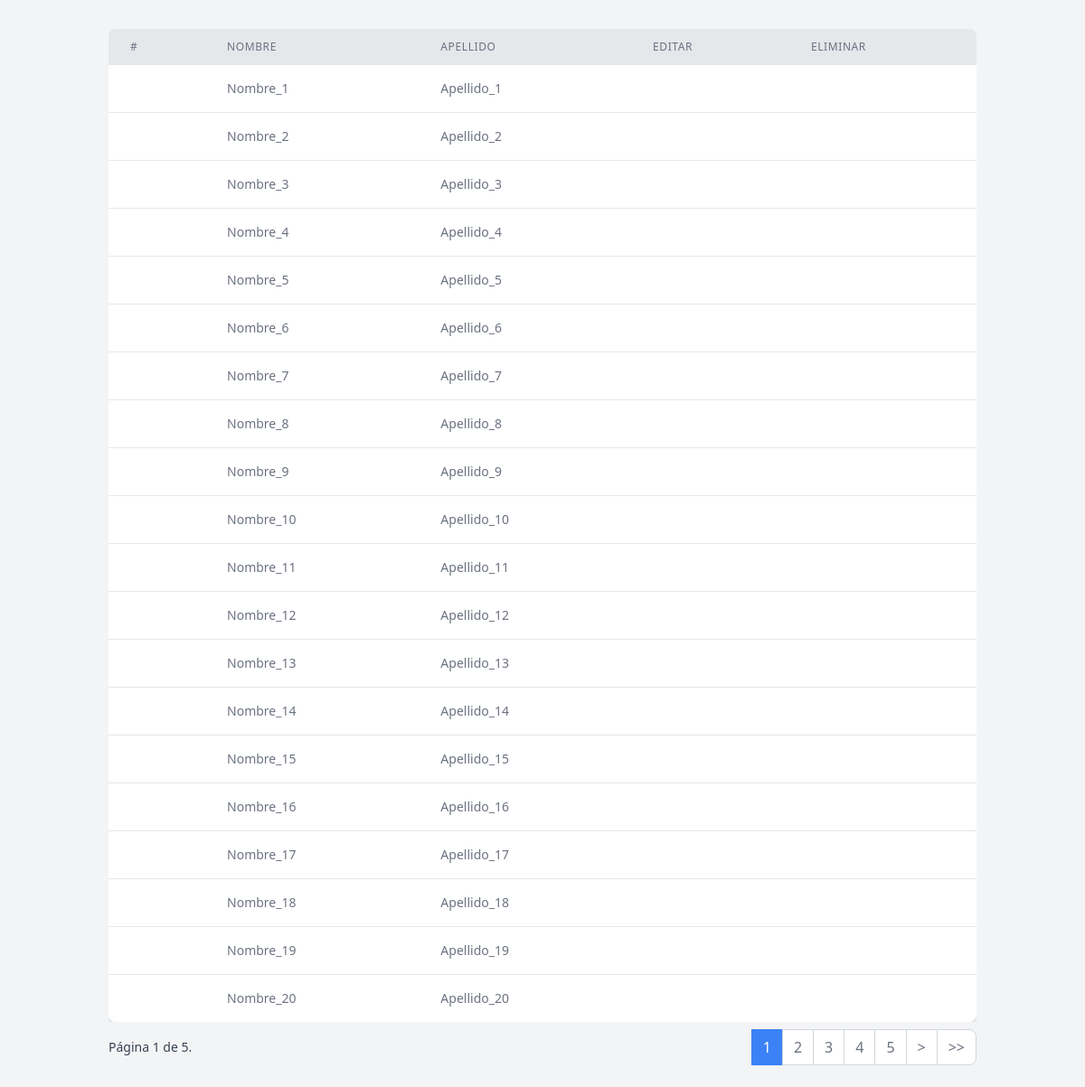
Screenshot of /pacientes_tw/ with the database file from the repository.
### main/models.py (models this page shows, shortened)
class Paciente(models.Model):
    SEXO_CHOICES = [
        ("h", "Hombre"),
        ("m", "Mujer"),
        ("f", "Femenino"),
    ]
    id = models.AutoField(primary_key=True)
    idtipodoc = models.ForeignKey(TipoDocumento, on_delete=models.CASCADE)  # type: ignore
    mail = models.EmailField(max_length=254, blank=True, null=True)
    plan = models.CharField(max_length=100, blank=True, null=True)
    sexo = models.CharField(max_length=1, choices=SEXO_CHOICES)
    debaja = models.BooleanField(default=False)
    nombre = models.CharField(max_length=100)
    numdoc = models.CharField(max_length=20)
    celular = models.CharField(max_length=20, blank=True, null=True)
    afiliado = models.CharField(max_length=20, blank=True, null=True)
    apellido = models.CharField(max_length=100)
    fechanac = models.DateField(blank=True, null=True)
    telefono = models.CharField(max_length=20, blank=True, null=True)
    direccion = models.CharField(max_length=255, blank=True, null=True)
    fechaalta = models.DateField()
    localidad = models.CharField(max_length=100)
    profesion = models.CharField(max_length=100, blank=True, null=True)
    referente = models.CharField(max_length=100, blank=True, null=True)
    obrasocial = models.CharField(max_length=100, blank=True, null=True)

### main/views.py (the view)
# urls.py: path('pacientes_tw/', views.PacienteListViewTw.as_view(), name='pacientes_list_tailwind'),
class PacienteListViewTw(ListView):
    model = Paciente
    template_name = 'pacientes_list_tw.html'
    context_object_name = 'pacientes'
    paginate_by = 20  # Número de pacientes por páginas

### main/templates/pacientes_list_tw.html (shortened to what this page needs)
<!DOCTYPE html>
<html lang="en">
<head>
    <link href="https://cdn.jsdelivr.net/npm/tailwindcss@2.2.19/dist/tailwind.min.css" rel="stylesheet">
</head>
<body class="bg-gray-100">
    <div class="container mx-auto p-8">
        <div class="overflow-x-auto">
            <table class="min-w-full table-auto bg-white shadow-md rounded-lg overflow-hidden">
                <thead class="bg-gray-200">
                    <tr>
                        <th class="px-6 py-3 text-left text-xs font-medium text-gray-500 uppercase tracking-wider">#</th>
                        <th class="px-6 py-3 text-left text-xs font-medium text-gray-500 uppercase tracking-wider">Nombre</th>
                        <th class="px-6 py-3 text-left text-xs font-medium text-gray-500 uppercase tracking-wider">Apellido</th>
                        <th class="px-6 py-3 text-left text-xs font-medium text-gray-500 uppercase tracking-wider">Editar</th>
                        <th class="px-6 py-3 text-left text-xs font-medium text-gray-500 uppercase tracking-wider">Eliminar</th>
                    </tr>
                </thead>
                <tbody class="bg-white divide-y divide-gray-200">
                    {% for paciente in pacientes %}
                    <tr class="hover:bg-gray-100">
                        <td class="px-6 py-4 whitespace-nowrap text-sm font-medium text-gray-900">{{ paciente.numero_documento }}</td>
                        <td class="px-6 py-4 whitespace-nowrap text-sm text-gray-500">{{ paciente.nombre }}</td>
                        <td class="px-6 py-4 whitespace-nowrap text-sm text-gray-500">{{ paciente.apellido }}</td>
                    </tr>
                    {% endfor %}
                </tbody>
            </table>
        </div>
        <div class="mt-4 flex justify-between items-center">
            <span class="text-sm text-gray-700">
                Página {{ page_obj.number }} de {{ page_obj.paginator.num_pages }}.
            </span>
            <nav class="flex items-center">
                <ul class="inline-flex items-center -space-x-px">
                    {% for num in page_obj.paginator.page_range %}
                    {% if page_obj.number == num %}
                    <li>
                        <span class="py-2 px-3 leading-tight text-white bg-blue-500 border border-blue-500">{{ num }}</span>
                    </li>
                    {% else %}
                    <li>
                        <a href="?page={{ num }}" class="py-2 px-3 leading-tight text-gray-500 bg-white border border-gray-300 hover:bg-gray-100 hover:text-gray-700">{{ num }}</a>
                    </li>
                    {% endif %}
                    {% endfor %}
                    {% if page_obj.has_next %}
                    <li>
                        <a href="?page={{ page_obj.next_page_number }}" class="py-2 px-3 leading-tight text-gray-500 bg-white border border-gray-300 hover:bg-gray-100 hover:text-gray-700">></a>
                    </li>
                    <li>
                        <a href="?page={{ page_obj.paginator.num_pages }}" class="py-2 px-3 leading-tight text-gray-500 bg-white border border-gray-300 rounded-r-lg hover:bg-gray-100 hover:text-gray-700">>></a>
                    </li>
                    {% endif %}
                </ul>

### rows the page displays
Paciente: nombre "Nombre_1", apellido "Apellido_1"
Paciente: nombre "Nombre_2", apellido "Apellido_2"
Paciente: nombre "Nombre_3", apellido "Apellido_3"
Paciente: nombre "Nombre_4", apellido "Apellido_4"
Paciente: nombre "Nombre_5", apellido "Apellido_5"
Paciente: nombre "Nombre_6", apellido "Apellido_6"
Paciente: nombre "Nombre_7", apellido "Apellido_7"
Paciente: nombre "Nombre_8", apellido "Apellido_8"
Paciente: nombre "Nombre_9", apellido "Apellido_9"
Paciente: nombre "Nombre_10", apellido "Apellido_10"
Paciente: nombre "Nombre_11", apellido "Apellido_11"
Paciente: nombre "Nombre_12", apellido "Apellido_12"
Paciente: nombre "Nombre_13", apellido "Apellido_13"
Paciente: nombre "Nombre_14", apellido "Apellido_14"
Paciente: nombre "Nombre_15", apellido "Apellido_15"
Paciente: nombre "Nombre_16", apellido "Apellido_16"
Paciente: nombre "Nombre_17", apellido "Apellido_17"
Paciente: nombre "Nombre_18", apellido "Apellido_18"
Paciente: nombre "Nombre_19", apellido "Apellido_19"
Paciente: nombre "Nombre_20", apellido "Apellido_20"

### other values shown
{{ page_obj.number }} "1"
{{ page_obj.paginator.num_pages }} "5"
{{ num }} "1"
{{ num }} "2" "3" "4" "5"
